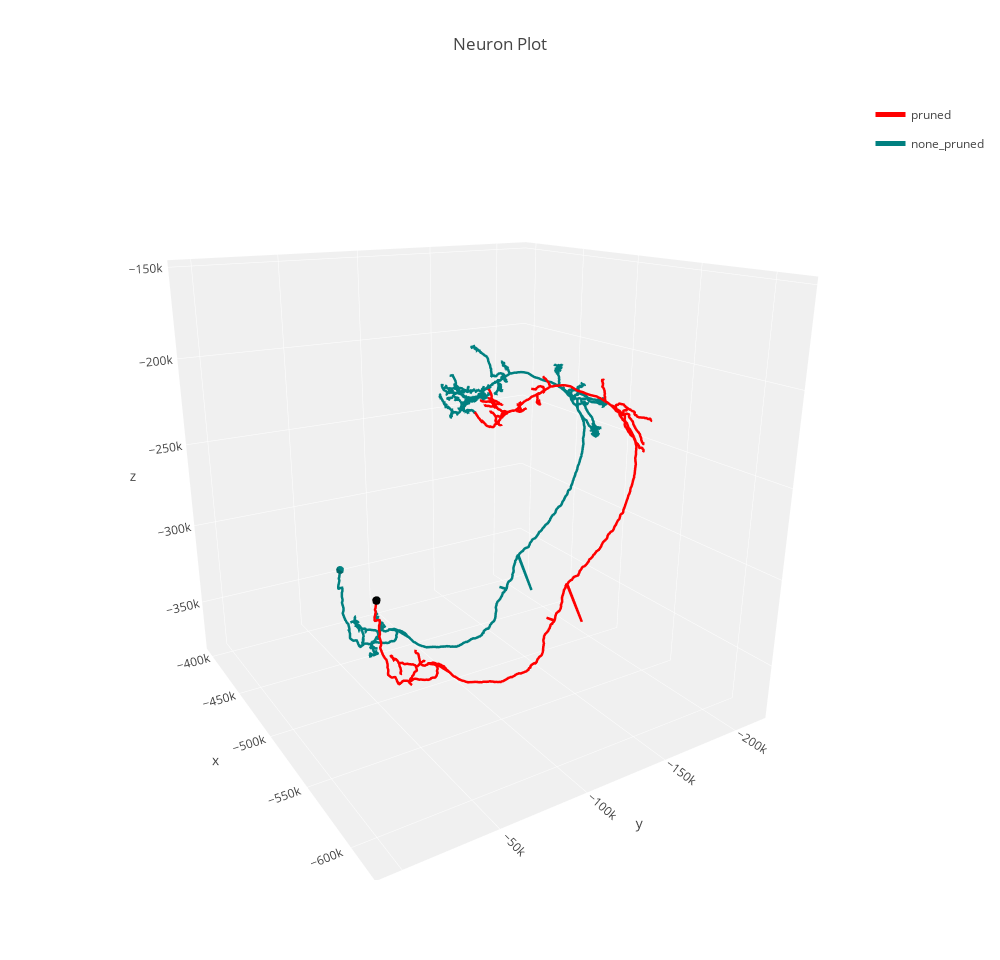

This figure's notebook cell:
### Code cell
import pandas as pd

#First, merge both neurons into one neuronlist
concat = pd.concat( [pruned_py, rmaid.neuron2py( neuron_r )] ).reset_index()

#Give both neurons proper names and generic skeleton IDs
concat.neuron_name = ['pruned','none_pruned']
concat.skeleton_id = [ 1, 2 ]

#Give the pruned neuron a slight offset
concat.ix[0].nodes.x += 10000

fig = plot.plot3d( skdata = concat, backend='plotly', fig_width=1000, downsampling = 1 )
pyoff.iplot(fig)

### Figure 1 — Plotly figure (JSON) as saved in the notebook; plotly's stock layout.template omitted (floating-point values rounded to 4 significant figures; data arrays with more than 128 entries replaced by an {"elided": "..."} marker saying what was removed)
{"data": [{"hoverinfo": "none", "legendgroup": "pruned", "line": {"color": "rgb(255, 0.0, 0.0)", "width": 5}, "mode": "lines", "name": "pruned", "showlegend": true, "type": "scatter3d", "x": {"elided": "5889 int values"}, "y": {"elided": "5889 int values"}, "z": {"elided": "5889 int values"}}, {"alphahull": 0.5, "color": "rgb((255, 0.0, 0.0))", "hoverinfo": "name", "legendgroup": "pruned", "name": "pruned", "showlegend": false, "type": "mesh3d", "x": [-563800.0, -564700.0, -564600.0, -563200.0, -565700.0, -563400.0, -564100.0, -565600.0, -562500.0, -565600.0, -564900.0, -565100.0, -562400.0, -566200.0, -563300.0, -563800.0, -566000.0, -562300.0, -565500.0, -564400.0, -562900.0, -566100.0, -563000.0, -564400.0, -565200.0, -562900.0, -565400.0, -564000.0, -563900.0, -564800.0], "y": [-22780.0, -22640.0, -22510.0, -22370.0, -22240.0, -22100.0, -21970.0, -21830.0, -21700.0, -21570.0, -21430.0, -21300.0, -21160.0, -21030.0, -20890.0, -20760.0, -20620.0, -20490.0, -20350.0, -20220.0, -20080.0, -19950.0, -19820.0, -19680.0, -19550.0, -19410.0, -19280.0, -19140.0, -19010.0, -18870.0], "z": [-285100.0, -284100.0, -286000.0, -284300.0, -284600.0, -286200.0, -283300.0, -286100.0, -285000.0, -283600.0, -283100.0, -286700.0, -284100.0, -284200.0, -286700.0, -283000.0, -286000.0, -285200.0, -283400.0, -286800.0, -283600.0, -284900.0, -286100.0, -283300.0, -286200.0, -284600.0, -284200.0, -286000.0, -284100.0, -285100.0]}, {"hoverinfo": "none", "legendgroup": "none_pruned", "line": {"color": "rgb(0.0, 127.5, 127.5)", "width": 5}, "mode": "lines", "name": "none_pruned", "showlegend": true, "type": "scatter3d", "x": {"elided": "11885 int values"}, "y": {"elided": "11885 int values"}, "z": {"elided": "11885 int values"}}, {"alphahull": 0.5, "color": "rgb((0.0, 127.5, 127.5))", "hoverinfo": "name", "legendgroup": "none_pruned", "name": "none_pruned", "showlegend": false, "type": "mesh3d", "x": [-523800.0, -524700.0, -524600.0, -523200.0, -525700.0, -523400.0, -524100.0, -525600.0, -522500.0, -525600.0, -524900.0, -525100.0, -522400.0, -526200.0, -523300.0, -523800.0, -526000.0, -522300.0, -525500.0, -524400.0, -522900.0, -526100.0, -523000.0, -524400.0, -525200.0, -522900.0, -525400.0, -524000.0, -523900.0, -524800.0], "y": [-22780.0, -22640.0, -22510.0, -22370.0, -22240.0, -22100.0, -21970.0, -21830.0, -21700.0, -21570.0, -21430.0, -21300.0, -21160.0, -21030.0, -20890.0, -20760.0, -20620.0, -20490.0, -20350.0, -20220.0, -20080.0, -19950.0, -19820.0, -19680.0, -19550.0, -19410.0, -19280.0, -19140.0, -19010.0, -18870.0], "z": [-285100.0, -284100.0, -286000.0, -284300.0, -284600.0, -286200.0, -283300.0, -286100.0, -285000.0, -283600.0, -283100.0, -286700.0, -284100.0, -284200.0, -286700.0, -283000.0, -286000.0, -285200.0, -283400.0, -286800.0, -283600.0, -284900.0, -286100.0, -283300.0, -286200.0, -284600.0, -284200.0, -286000.0, -284100.0, -285100.0]}], "layout": {"autosize": false, "height": 960, "scene": {"aspectmode": "manual", "aspectratio": {"x": 1, "y": 1, "z": 1}, "camera": {"eye": {"x": -1.743, "y": 1.071, "z": 0.71}, "up": {"x": 0, "y": 0, "z": 1}}, "xaxis": {"backgroundcolor": "rgb(240, 240, 240)", "gridcolor": "rgb(255, 255, 255)", "range": [-624078, -388428], "showbackground": true, "zerolinecolor": "rgb(255, 255, 255)"}, "yaxis": {"backgroundcolor": "rgb(240, 240, 240)", "gridcolor": "rgb(255, 255, 255)", "range": [-222964, 12684], "showbackground": true, "zerolinecolor": "rgb(255, 255, 255)"}, "zaxis": {"backgroundcolor": "rgb(240, 240, 240)", "gridcolor": "rgb(255, 255, 255)", "range": [-381932, -146282], "showbackground": true, "zerolinecolor": "rgb(255, 255, 255)"}}, "title": "Neuron Plot", "width": 1000}}
